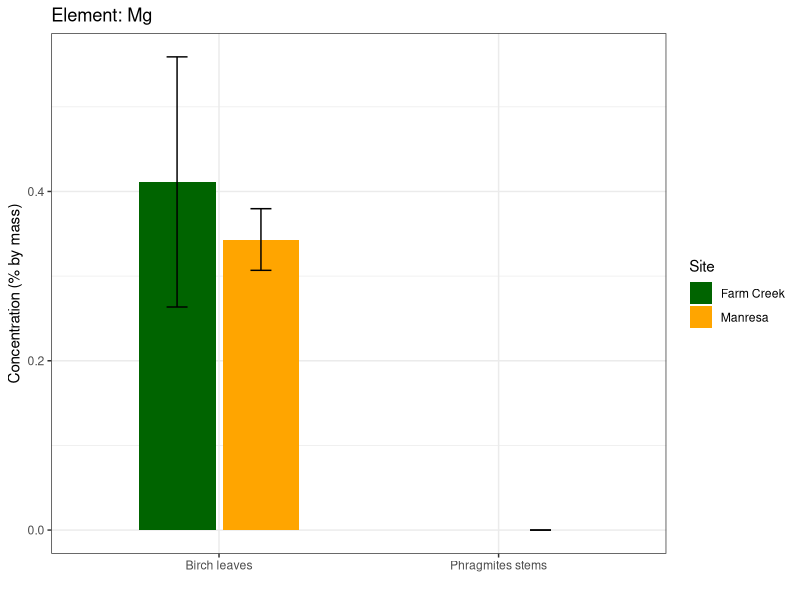
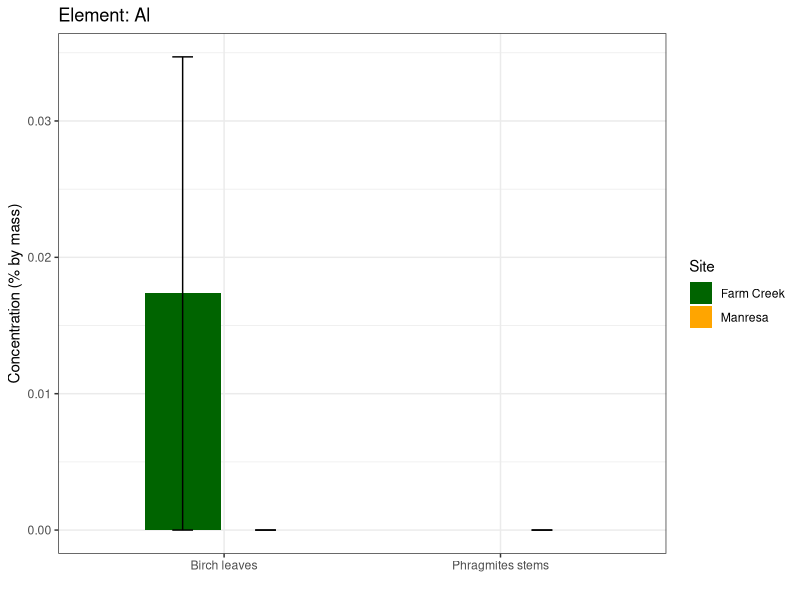
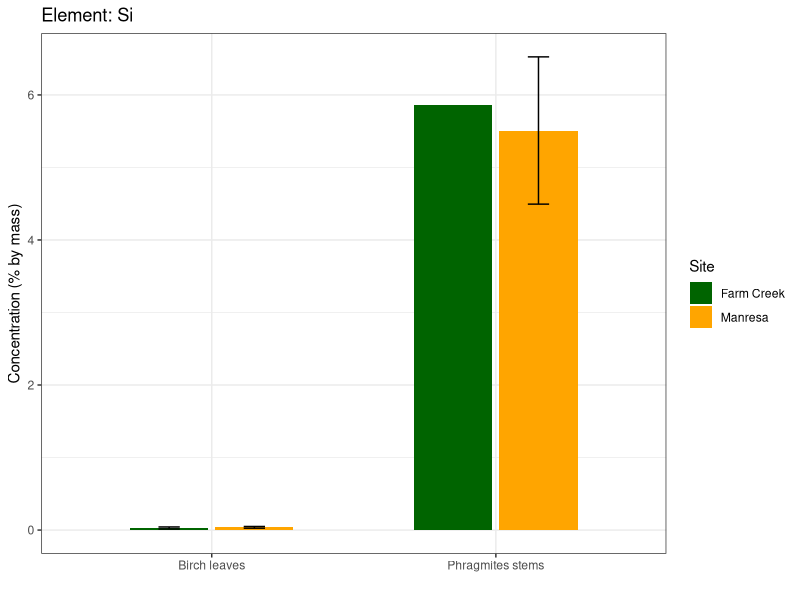
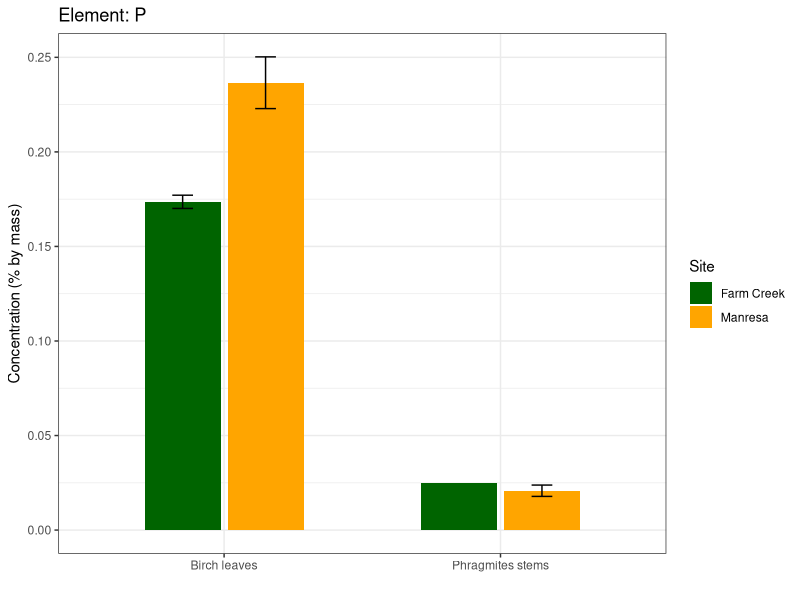
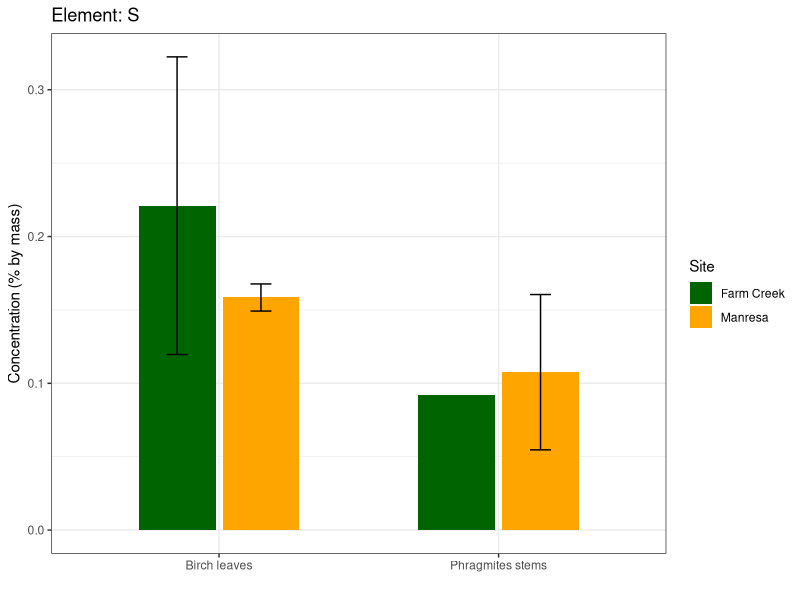
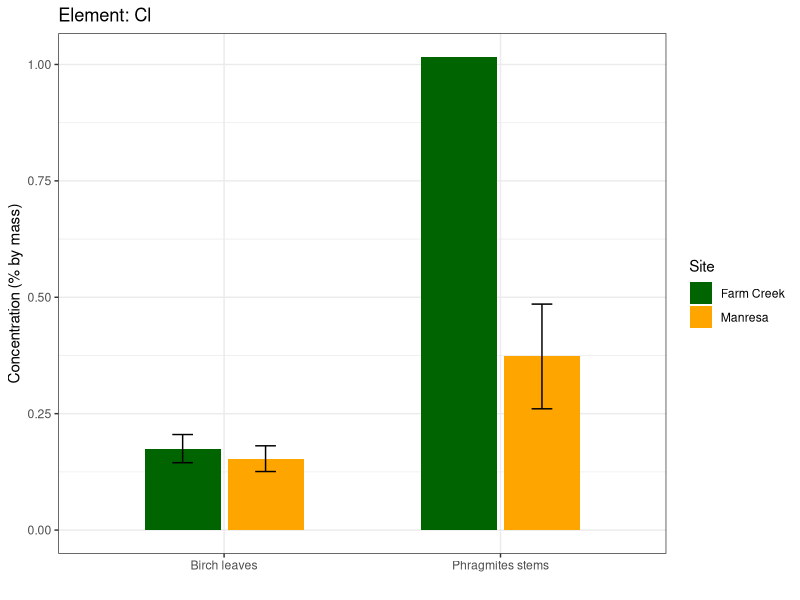
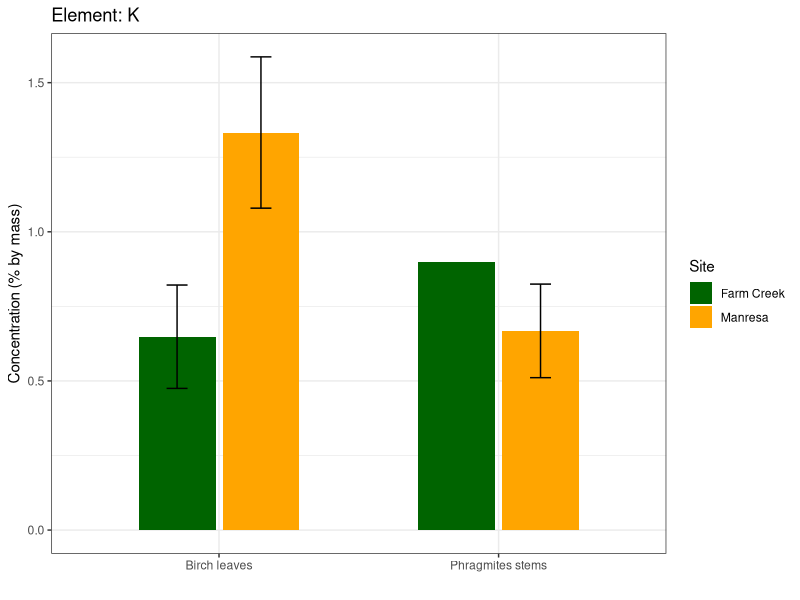
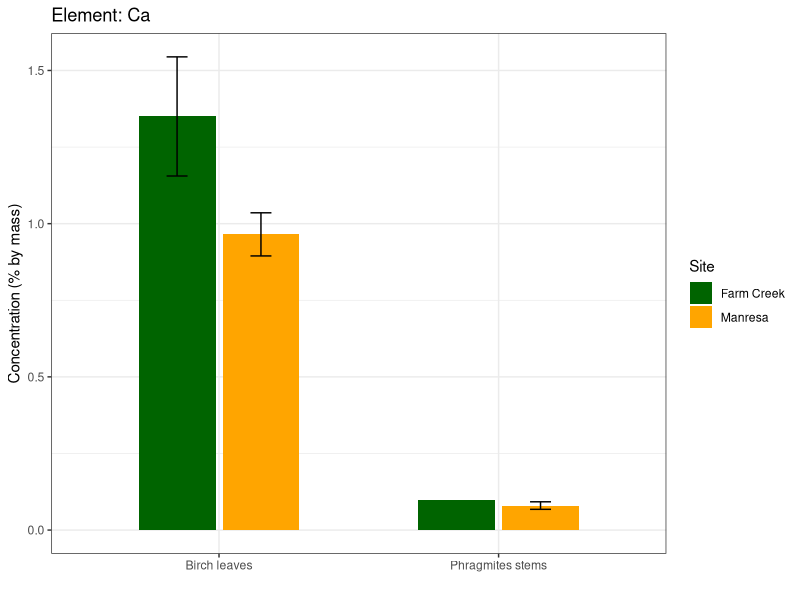

Generate these figures, in order, with R:
library(tidyverse)

setwd("/Users/jesse/Desktop/Soils Manresa")

df <- read_csv("Manresa leaf group (soils class) pXRF.csv",
               show_col_types = FALSE)

# ============================================================
# Data cleaning + grouping
# ============================================================

df_clean <- df %>%
  mutate(across(everything(), ~str_replace(.x, "< LOD", "0"))) %>%
  mutate(across(-ID, as.numeric))

elements <- df_clean$ID[seq(1, nrow(df_clean), by = 2)]
sample_cols <- colnames(df_clean)[-1]

group_map <- tibble(
  Pattern = c("^L-BFA", "^L-BFC", "^L-PC", "^L-PFC1$", 
              "^Apple-Leaves-Standard$", "^L-PFA1$|^L-PFA2$"),
  Label = c("Manresa Birch",
            "Farm Creek Birch",
            "Manresa Phragmites",
            "Farm Creek Phragmites",
            "Apple Leaves Standard",
            "Manresa Phragmites")
)

assign_group <- function(sample_name) {
  match <- group_map %>% 
    filter(str_detect(sample_name, Pattern)) %>% 
    pull(Label)
  
  if (length(match) == 0) return(NA_character_)
  return(match)
}

sample_groups <- tibble(
  Sample = sample_cols,
  Group = map_chr(sample_cols, assign_group)
)


# ============================================================
# Plotting (Clustered bars: Birch leaves vs Phragmites stems)
# Apple Standard REMOVED
# ============================================================

if (!dir.exists("plots")) dir.create("plots")

for (el in elements) {
  
  message("Plotting:", el)
  
  # extract element values, reshape, join
  values <- df_clean %>% filter(ID == el)
  
  long_df <- values %>%
    pivot_longer(cols = all_of(sample_cols), names_to = "Sample", values_to = "Value") %>%
    left_join(sample_groups, by = "Sample") %>%
    filter(!is.na(Group)) %>%
    filter(Group != "Apple Leaves Standard")   # <-- remove Apple Leaves Standard
  
  # Add cluster (Birch leaves vs Phragmites stems)
  long_df <- long_df %>%
    mutate(
      Cluster = case_when(
        Group %in% c("Farm Creek Birch", "Manresa Birch") ~ "Birch leaves",
        Group %in% c("Farm Creek Phragmites", "Manresa Phragmites") ~ "Phragmites stems"
      ),
      Site = case_when(
        str_detect(Group, "Manresa") ~ "Manresa",
        str_detect(Group, "Farm Creek") ~ "Farm Creek"
      )
    )
  
  # Compute means & SE
  plot_df <- long_df %>%
    group_by(Cluster, Site) %>%
    summarise(
      Mean = mean(Value, na.rm = TRUE),
      SE = ifelse(n() > 1, sd(Value, na.rm = TRUE) / sqrt(n()), NA_real_),
      .groups = "drop"
    )
  
  # Order clusters
  plot_df$Cluster <- factor(plot_df$Cluster, levels = c("Birch leaves", "Phragmites stems"))
  
  # ---- Clustered bar fix: shared dodge ----
  dodge <- position_dodge(width = 0.6)
  
  p <- ggplot(plot_df, aes(x = Cluster, y = Mean, fill = Site)) +
    geom_col(
      position = dodge,
      width = 0.55           # <--- prevents overlap
    ) +
    
    geom_errorbar(
      aes(ymin = Mean - SE, ymax = Mean + SE),
      position = dodge,
      width = 0.15
    ) +
    
    scale_fill_manual(
      values = c("Manresa" = "orange", "Farm Creek" = "darkgreen"),
      name = "Site"
    ) +
    
    coord_cartesian(ylim = c(0, NA)) +
    labs(title = paste("Element:", el),
         y = "Concentration (% by mass)",
         x = "") +
    theme_bw() +
    theme(axis.text.x = element_text(angle = 0, hjust = 0.5))
  
  ggsave(
    filename = paste0("plots/", el, "_clustered_barplot.png"),
    plot = p,
    width = 10,
    height = 6,
    dpi = 300
  )
}



# ============================================================
# Results Table: Manresa vs Farm Creek by Cluster (Birch vs Phragmites)
# ============================================================

results <- list()

for (el in elements) {
  
  # extract element values and join grouping info
  values <- df_clean %>% filter(ID == el)
  
  long_df <- values %>%
    pivot_longer(cols = all_of(sample_cols), names_to = "Sample", values_to = "Value") %>%
    left_join(sample_groups, by = "Sample") %>%
    filter(!is.na(Group)) %>%
    filter(Group != "Apple Leaves Standard") %>%
    mutate(
      Cluster = case_when(
        Group %in% c("Farm Creek Birch", "Manresa Birch") ~ "Birch",
        Group %in% c("Farm Creek Phragmites", "Manresa Phragmites") ~ "Phragmites"
      ),
      Site = case_when(
        str_detect(Group, "Manresa") ~ "Manresa",
        str_detect(Group, "Farm Creek") ~ "Farm Creek"
      )
    )
  
  # Process Birch and Phragmites separately
  for (cl in c("Birch", "Phragmites")) {
    
    df_cl <- long_df %>% filter(Cluster == cl)
    
    if (nrow(df_cl) > 0) {
      
      # compute means
      means <- df_cl %>%
        group_by(Site) %>%
        summarise(Mean = mean(Value, na.rm = TRUE), .groups = "drop")
      
      manresa_mean <- means$Mean[means$Site == "Manresa"]
      farm_mean <- means$Mean[means$Site == "Farm Creek"]
      
      # perform t-test only if both groups have >1 sample
      sig <- NA
      if (length(df_cl$Value[df_cl$Site == "Manresa"]) > 1 &&
          length(df_cl$Value[df_cl$Site == "Farm Creek"]) > 1) {
        
        tt <- t.test(Value ~ Site, data = df_cl, var.equal = FALSE)
        sig <- ifelse(tt$p.value < 0.05, "yes", "no")
      }
      
      results[[paste0(el, "_", cl)]] <- tibble(
        Element_Cluster = paste0(el, "_", cl),
        `Manresa mean` = manresa_mean,
        `Farm Creek mean` = farm_mean,
        Significance = sig
      )
    }
  }
}

results_table <- bind_rows(results)

# Save CSV
write_csv(results_table, "Manresa_vs_FarmCreek_cluster_results_table.csv")

print(results_table)

